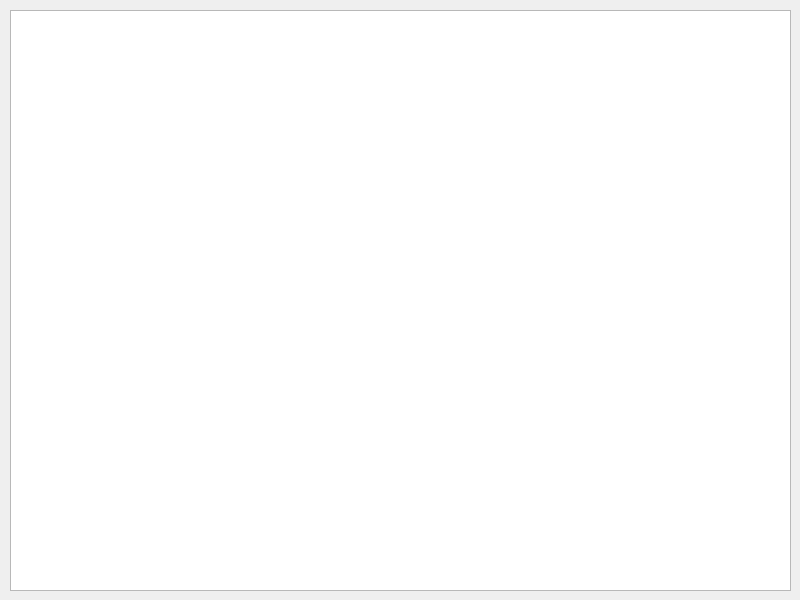
<?xml version="1.0" encoding="UTF-8"?>
<ui version="4.0">
 <class>MainWindow</class>
 <widget class="QMainWindow" name="MainWindow">
  <property name="geometry">
   <rect>
    <x>0</x>
    <y>0</y>
    <width>800</width>
    <height>600</height>
   </rect>
  </property>
  <property name="windowTitle">
   <string>Капучино</string>
  </property>
  <widget class="QWidget" name="centralwidget">
   <widget class="QTableWidget" name="tableWidget">
    <property name="geometry">
     <rect>
      <x>10</x>
      <y>10</y>
      <width>781</width>
      <height>581</height>
     </rect>
    </property>
   </widget>
  </widget>
 </widget>
 <resources/>
 <connections/>
</ui>
